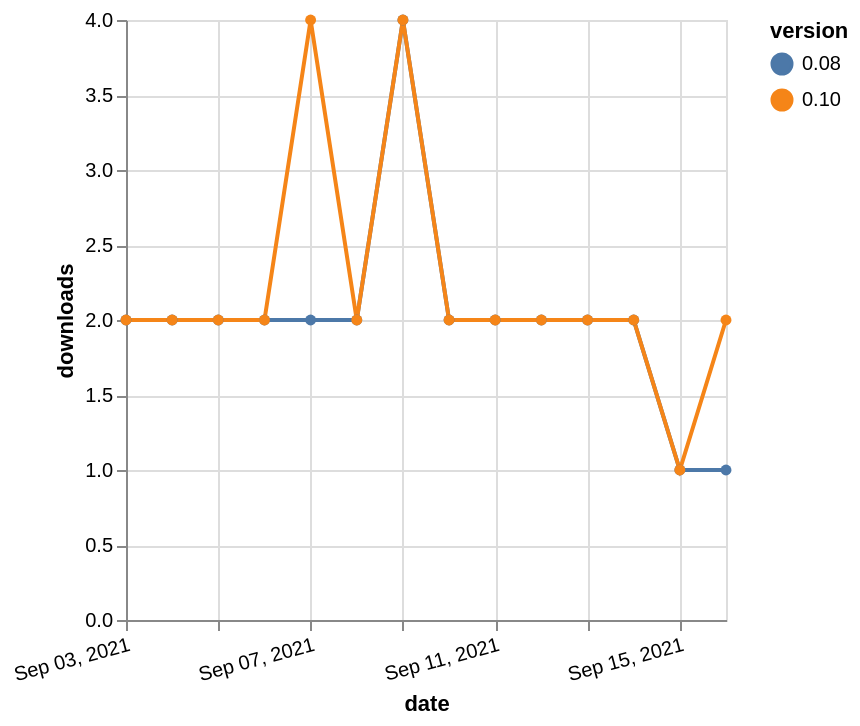

Write the Vega-Lite specification saved for this chart.
### Vega-Lite specification from a JSON file in a GitHub repository (floating-point values rounded to 4 significant figures)
{"$schema": "https://vega.github.io/schema/vega-lite/v5.json", "description": "A simple bar chart with embedded data.", "data": {"values": [{"date": "2021-09-03", "total": 2267, "delta": 2, "version": "0.08"}, {"date": "2021-09-04", "total": 2269, "delta": 2, "version": "0.08"}, {"date": "2021-09-05", "total": 2271, "delta": 2, "version": "0.08"}, {"date": "2021-09-06", "total": 2273, "delta": 2, "version": "0.08"}, {"date": "2021-09-07", "total": 2275, "delta": 2, "version": "0.08"}, {"date": "2021-09-08", "total": 2277, "delta": 2, "version": "0.08"}, {"date": "2021-09-09", "total": 2281, "delta": 4, "version": "0.08"}, {"date": "2021-09-10", "total": 2283, "delta": 2, "version": "0.08"}, {"date": "2021-09-11", "total": 2285, "delta": 2, "version": "0.08"}, {"date": "2021-09-12", "total": 2287, "delta": 2, "version": "0.08"}, {"date": "2021-09-13", "total": 2289, "delta": 2, "version": "0.08"}, {"date": "2021-09-14", "total": 2291, "delta": 2, "version": "0.08"}, {"date": "2021-09-15", "total": 2292, "delta": 1, "version": "0.08"}, {"date": "2021-09-16", "total": 2293, "delta": 1, "version": "0.08"}, {"date": "2021-09-03", "total": 2333, "delta": 2, "version": "0.10"}, {"date": "2021-09-04", "total": 2335, "delta": 2, "version": "0.10"}, {"date": "2021-09-05", "total": 2337, "delta": 2, "version": "0.10"}, {"date": "2021-09-06", "total": 2339, "delta": 2, "version": "0.10"}, {"date": "2021-09-07", "total": 2343, "delta": 4, "version": "0.10"}, {"date": "2021-09-08", "total": 2345, "delta": 2, "version": "0.10"}, {"date": "2021-09-09", "total": 2349, "delta": 4, "version": "0.10"}, {"date": "2021-09-10", "total": 2351, "delta": 2, "version": "0.10"}, {"date": "2021-09-11", "total": 2353, "delta": 2, "version": "0.10"}, {"date": "2021-09-12", "total": 2355, "delta": 2, "version": "0.10"}, {"date": "2021-09-13", "total": 2357, "delta": 2, "version": "0.10"}, {"date": "2021-09-14", "total": 2359, "delta": 2, "version": "0.10"}, {"date": "2021-09-15", "total": 2360, "delta": 1, "version": "0.10"}, {"date": "2021-09-16", "total": 2362, "delta": 2, "version": "0.10"}]}, "width": "container", "mark": {"type": "line", "point": {"filled": true}}, "encoding": {"x": {"field": "date", "type": "temporal", "timeUnit": "yearmonthdate", "title": "date", "axis": {"labelAngle": -15}}, "y": {"field": "delta", "type": "quantitative", "title": "downloads"}, "color": {"field": "version", "type": "nominal"}, "tooltip": {"field": "delta"}}}
